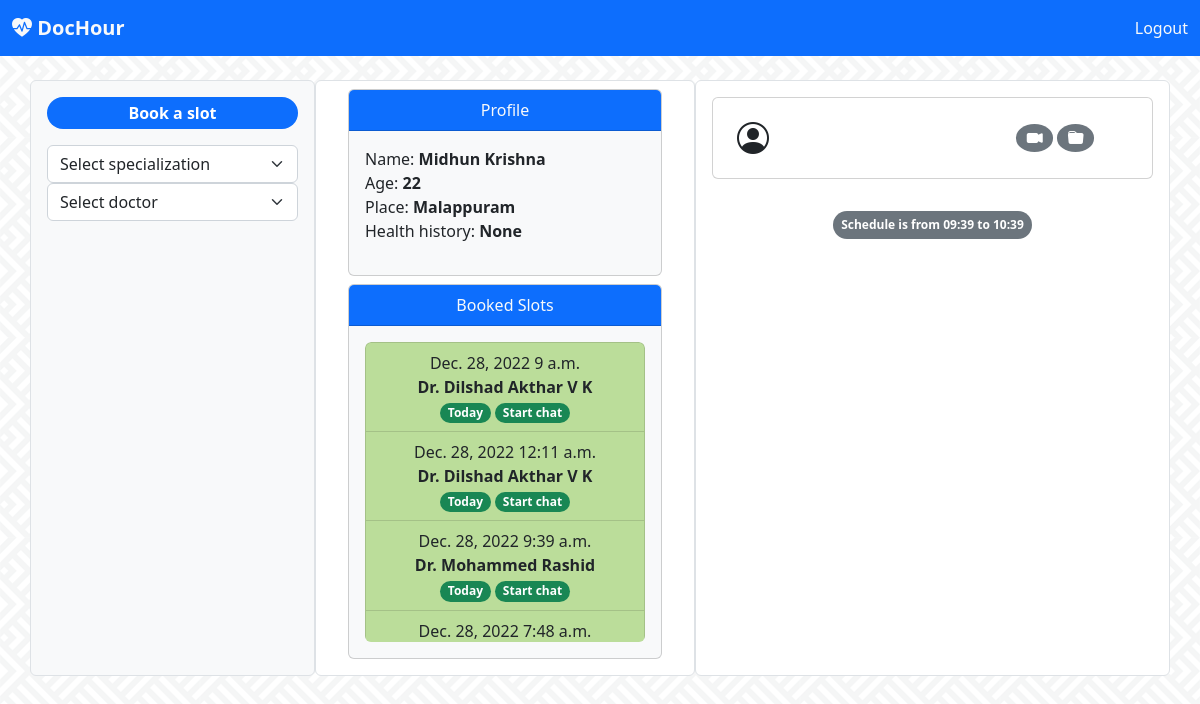
The page /client/client_home_chat/60 (signed in) on the database its author committed.
### client/models.py (models this page shows, shortened)
class Client(models.Model):
    user = models.OneToOneField(User, on_delete=models.CASCADE)
    place = models.CharField(max_length=100)
    age = models.IntegerField()
    health_history = models.CharField(max_length=250)

### doctor/models.py (models this page shows, shortened)
class Schedule(models.Model):
    doc = models.ForeignKey(Doctor, on_delete=models.CASCADE)
    date = models.DateField()
    start_time = models.TimeField()
    taken = models.ForeignKey(Client, related_name='taken', on_delete=models.CASCADE, null=True, blank=True)
    confirmed = models.BooleanField(default=False)
    cancelled = models.ForeignKey(Client, related_name='cancelled', on_delete=models.CASCADE, null=True, blank=True)

class Doctor(models.Model):
    user = models.OneToOneField(User, on_delete=models.CASCADE)
    hospital = models.CharField(max_length=120)
    location = models.CharField(max_length=100)
    specialization = models.ForeignKey(Specialization, on_delete=models.CASCADE)

### client/views.py (the view)
# urls.py: url(r'^client_home_chat/(?P<slot>\d+)$', views.client_home_chat, name='client_home_chat'),
def client_home_chat(request, slot):
    doctor = 0
    slot = Schedule.objects.get(id=slot)
    msgs = ['wait until your scheduled time to start chat']
    client = Client.objects.get(user=request.user)
    today = Schedule.objects.filter(taken=client, date = dt.today())
    booked = Schedule.objects.filter(taken=client)
    start = datetime.strptime(str(slot.date)+" "+str(int(str(slot.start_time)[:2])) +":"+ str(slot.start_time)[3:5],"%Y-%m-%d %H:%M")
    if int(str(slot.start_time)[:2])!=23:
        end = datetime.strptime(str(slot.date)+" "+str(int(str(slot.start_time)[:2])+1) +":"+ str(slot.start_time)[3:5],"%Y-%m-%d %H:%M")
    else:
        end = datetime.strptime(str(slot.date + timedelta(days=1))+" 00:"+ str(slot.start_time)[3:5],"%Y-%m-%d %H:%M")
    now = datetime.strptime(str(datetime.now())[0:16], "%Y-%m-%d %H:%M")
    if slot.date == dt.today() and now >= start and now <= end:
        doctor = Doctor.objects.get(id=slot.doc.id)
        msgs_recieved = Message.objects.filter(sender=request.user.id, reciever=doctor.user.id)
        msgs_send = Message.objects.filter(reciever=request.user.id, sender=doctor.user.id)
        msgs = sorted(chain(msgs_send, msgs_recieved), key=attrgetter('datetime'))
    elif slot.date == dt.today() and now > end:
        msgs =["Schedule ended at " + str(end)[11:16]]
    elif slot.date == dt.today() and now < start:
        msgs =["Schedule is from " + str(start)[11:16] + " to " + str(end)[11:16] ]
    cancelled = Schedule.objects.filter(cancelled=client)
    spec = Specialization.objects.all()
    return render(request,'client/client-home.html', context={'slot':slot, 'client': client, 'booked':booked,'cancelled':cancelled, 'spec':spec, 'today': today, 'doctor':doctor, 'msgs': msgs})

### templates/client/client-home.html (shortened to what this page needs)
<!doctype html>
<html lang="en">
  <head>
    <link rel="stylesheet" href="https://cdn.jsdelivr.net/npm/bootstrap-icons@1.10.2/font/bootstrap-icons.css">
    <link href="https://cdn.jsdelivr.net/npm/bootstrap@5.2.3/dist/css/bootstrap.min.css" rel="stylesheet">
  </head>
  <body style="background-image: url('../../../static/images/bg.webp');background-repeat: repeat; background-position: center; ">
    <nav class="navbar navbar-expand-lg fixed-top bg-primary">
        <div class="container-fluid">
          <div class="collapse navbar-collapse" id="navbarTogglerDemo01">
            <a class="navbar-brand" href="#"><b class="bi bi-heart-pulse-fill text-light">
                DocHour</b></a>
            <div>
                    <a class="nav-link active text-light" aria-current="page" href="{% url 'doctor:user_logout' %}">Logout</a>
            </div>
          </div>
        </div>
      </nav>
      <nav class="navbar bg-light">
        <div class="container-fluid">
          <a class="navbar-brand" href="#">
            <b class="bi bi-heart-pulse-fill text-danger">
            DocHour</b>
          </a>
        </div>
      </nav>
      <br>
      <div class="container">
      <div class="row">
        <div class="col-sm-3 mx-auto p-3 border bg-light rounded">
          <p class="bg-primary rounded-pill text-white text-center p-1"><b>Book a slot</b></p>
          <form action="{% url 'client:client_home_spec' %}" method="post">
          <select class="form-select" aria-label="Default select example" onchange="this.form.submit()" name="spec">
            <option selected>{% if spec_sel %}{{spec_sel}}{% else %} Select specialization {% endif %}</option>
          </select>
        </form>
        <form action="{% url 'client:client_home_doc' %}" method="post">
          <select class="form-select" aria-label="Default select example"  onchange="this.form.submit()" name="doc">
            <option selected>{% if doctor %}{{doctor.user.first_name}} {{doctor.user.last_name}}{% else %} Select doctor {% endif %}</option>
          </select>
        </form>
        <br>
        <ul class="list-group text-start"  style="overflow-y: auto; height:400px">
          <br>
        </ul>
        </div>
        <div class="col-sm-4 mx-auto px-4 py-2 text-center rounded border bg-white" >
          <div class="card mx-2 bg-light">
            <div class="card-header bg-primary text-light">
              Profile
            </div>
          <p class="text-start p-3">
          Name: <b>{{client.user.first_name}} {{client.user.last_name}}</b><br>
          Age: <b> {{client.age}} </b><br>
          Place: <b>{{client.place}} </b><br>
          Health history: <b>{{client.health_history}}</b></p>
          </div>
          <div class="card m-2 bg-light">
            <div class="card-header bg-primary text-light">Booked Slots</div>
              <div class="card-body">
                <ul class="list-group text-start"  style="overflow-y: auto; height:300px">
                  {% for slot in booked %}
                  {% if slot.confirmed %}<li class="list-group-item text-center" style="background-color: rgb(187, 221, 154);">{{slot.date}} {{slot.start_time}} <br> <b>Dr. {{slot.doc.user.first_name}} {{slot.doc.user.last_name}}</b> <br>
                    {% if slot in today%}<span class="badge rounded-pill bg-success">  Today </span>
                    <a href="{% url 'client:client_home_chat' slot.id %}"><span class="badge rounded-pill bg-success">  Start chat </span></a>
                    {% else %}
                    <span class="badge rounded-pill bg-success"> Confirmed by doctor </span>{% endif %}</li>
                  {% else %}<li class="list-group-item text-center"  style="background-color: rgb(228, 233, 182);">{{slot.date}} {{slot.start_time}} <br> <b> Dr. {{slot.doc.user.first_name}} {{slot.doc.user.last_name}}</b> <br> <span class="badge rounded-pill bg-warning text-dark">waiting for confirmation</span></li>
                  {% endif %}
                  {% endfor %}
                  <br>
                </ul>
              </div>
            </div>
      </div>
        <div class="col-sm-5 mx-auto p-3 border bg-white rounded">
            <div class="card mb-2">
                <div class="row  p-3">
                <div class="col-sm-2 text-center my-auto">
                    <i class="bi bi-person-circle fs-2"></i>
                </div>
                <div class="col-sm-9 my-auto">
                  <div class="row">
                    <div class="col-8">
                    </div>
                    <div class="col-4 my-auto">
                      <span class="badge text-bg-secondary rounded-circle fs-6"> <i class="bi bi-camera-video-fill"></i></span>
                      <span class="badge text-bg-secondary rounded-circle fs-6"> <i class="bi bi-folder-fill"></i> </span>
                    </div>
                  </div>
                </div>
                </div>
            </div>
        <div class="px-3" style="overflow-y: auto; height:400px" id="msgbox">
          {% for m in msgs %}
          {% if doctor == 0 %}
          <p class="text-center"><span class="badge bg-secondary p-2 rounded-pill mt-4">{{msgs.0}}</span></p>
            {% endif %}
          {% empty %}
          <p class="text-center"><span class="badge rounded-pill text-bg-secondary px-3 py-2">{% if client %} No messages yet! {% else %} Select a client to start chat. {% endif %}</span></p>
          {% endfor %}
        </div>
        </div>
      </div>
      </div>
  </body>
</html>

### rows shown on the page
Client: user.first_name "Midhun", user.last_name "Krishna", age "22", place "Malappuram", health_history "None"
Schedule: date "Dec. 28, 2022", start_time "9 a.m.", doc.user.first_name "Dilshad", doc.user.last_name "Akthar V K", shows "Today"
Schedule: date "Dec. 28, 2022", start_time "12:11 a.m.", doc.user.first_name "Dilshad", doc.user.last_name "Akthar V K", shows "Today"
Schedule: date "Dec. 28, 2022", start_time "9:39 a.m.", doc.user.first_name "Mohammed", doc.user.last_name "Rashid", shows "Today"
Schedule: date "Dec. 28, 2022", start_time "7:48 a.m."

### other values the page prints
{{ msgs.0 }} "Schedule is from 09:39 to 10:39"
